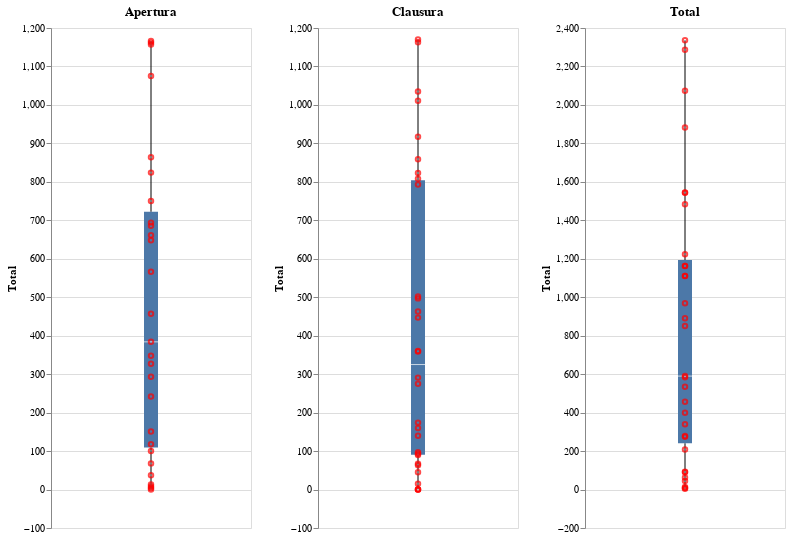

Notebook cell for this chart:
### Code cell
#6 minutos jugados en todo el anio

def boxplot4(data, titulo):
    a=-5
    if data['Total'].max()>1170:
        b=2400
    else:
        b=1200
    # Crear la selección para filtrar por jugador con un menú desplegable

    # Gráfico de puntos con el filtro
    points = alt.Chart(data).mark_point(size=20,color='red').encode(
        alt.Y('Total:Q',scale=alt.Scale(domain=[a,b])),
        tooltip=[alt.Tooltip('Jugador'), alt.Tooltip('Total:Q')],
    ).properties(
        width=200,
        height=500
    ).interactive()  # Hacer que el gráfico sea interactivo

    # Gráfico de boxplot
    boxplot = alt.Chart(data).mark_boxplot().encode(
        alt.Y('Total:Q'),
    ).properties(
        width=200,
        height=500,
        title=titulo
    )  

    # Combinar ambos gráficos
    combined_chart = boxplot + points
    return combined_chart

grafico_apertura=boxplot4(df_apertura,'Apertura')
grafico_clausura=boxplot4(df_clausura,'Clausura')
grafico_total=boxplot4(df_total,'Total')

grafico8=grafico_apertura|grafico_clausura|grafico_total
grafico8

### Figure 1 — Vega-Lite specification as saved in the notebook (floating-point values rounded to 4 significant figures)
{"config": {"view": {"continuousWidth": 300, "continuousHeight": 300}}, "hconcat": [{"layer": [{"mark": {"type": "boxplot"}, "encoding": {"y": {"field": "Total", "type": "quantitative"}}, "title": "Apertura"}, {"mark": {"type": "point", "color": "red", "size": 20}, "encoding": {"tooltip": [{"field": "Jugador", "type": "nominal"}, {"field": "Total", "type": "quantitative"}], "y": {"field": "Total", "scale": {"domain": [-5, 1200]}, "type": "quantitative"}}, "name": "view_152"}], "data": {"name": "data-d131bff7e78b2d79800f8a22041567b9"}, "height": 500, "width": 200}, {"layer": [{"mark": {"type": "boxplot"}, "encoding": {"y": {"field": "Total", "type": "quantitative"}}, "title": "Clausura"}, {"mark": {"type": "point", "color": "red", "size": 20}, "encoding": {"tooltip": [{"field": "Jugador", "type": "nominal"}, {"field": "Total", "type": "quantitative"}], "y": {"field": "Total", "scale": {"domain": [-5, 1200]}, "type": "quantitative"}}, "name": "view_153"}], "data": {"name": "data-e77d34a8c0882f6583f100184164716b"}, "height": 500, "width": 200}, {"layer": [{"mark": {"type": "boxplot"}, "encoding": {"y": {"field": "Total", "type": "quantitative"}}, "title": "Total"}, {"mark": {"type": "point", "color": "red", "size": 20}, "encoding": {"tooltip": [{"field": "Jugador", "type": "nominal"}, {"field": "Total", "type": "quantitative"}], "y": {"field": "Total", "scale": {"domain": [-5, 2400]}, "type": "quantitative"}}, "name": "view_154"}], "data": {"name": "data-ba1b63f317d4240dc65310931c223d73"}, "height": 500, "width": 200}], "params": [{"name": "param_179", "select": {"type": "interval", "encodings": ["x", "y"]}, "bind": "scales", "views": ["view_152"]}, {"name": "param_180", "select": {"type": "interval", "encodings": ["x", "y"]}, "bind": "scales", "views": ["view_153"]}, {"name": "param_181", "select": {"type": "interval", "encodings": ["x", "y"]}, "bind": "scales", "views": ["view_154"]}], "$schema": "https://vega.github.io/schema/vega-lite/v5.20.1.json", "datasets": {"data-d131bff7e78b2d79800f8a22041567b9": [{"Jugador": "Villalba. Jorge", "Partidos Jugados": 13, "Titular": 13, "Suplente": 0, "Sin ingresar": 0, "G + A": -13, "Goles": -13, "Asistencias": 0, "T.A": 2, "T.R": 0, "Minutos de titular": 1162, "Minutos de Suplente": 0, "Total": 1162, "Goles cada 90": -1.01, "Asistencias cada 90": 0.0, "G/A cada 90": -1.01, "Minutos x partido suplente": null}, {"Jugador": "Stuckrath. Leonel", "Partidos Jugados": 1, "Titular": 0, "Suplente": 1, "Sin ingresar": 12, "G + A": 0, "Goles": 0, "Asistencias": 0, "T.A": 0, "T.R": 0, "Minutos de titular": 0, "Minutos de Suplente": 8, "Total": 8, "Goles cada 90": 0.0, "Asistencias cada 90": 0.0, "G/A cada 90": 0.0, "Minutos x partido suplente": 8.0}, {"Jugador": "Gutman. Ivan", "Partidos Jugados": 9, "Titular": 8, "Suplente": 1, "Sin ingresar": 0, "G + A": 0, "Goles": 0, "Asistencias": 0, "T.A": 2, "T.R": 0, "Minutos de titular": 720, "Minutos de Suplente": 30, "Total": 750, "Goles cada 90": 0.0, "Asistencias cada 90": 0.0, "G/A cada 90": 0.0, "Minutos x partido suplente": 30.0}, {"Jugador": "Sucari. Santiago", "Partidos Jugados": 13, "Titular": 9, "Suplente": 4, "Sin ingresar": 0, "G + A": 0, "Goles": 0, "Asistencias": 0, "T.A": 4, "T.R": 0, "Minutos de titular": 748, "Minutos de Suplente": 116, "Total": 864, "Goles cada 90": 0.0, "Asistencias cada 90": 0.0, "G/A cada 90": 0.0, "Minutos x partido suplente": 29.0}, {"Jugador": "Cohen. Gaston", "Partidos Jugados": 12, "Titular": 12, "Suplente": 0, "Sin ingresar": 0, "G + A": 1, "Goles": 1, "Asistencias": 0, "T.A": 3, "T.R": 1, "Minutos de titular": 1075, "Minutos de Suplente": 0, "Total": 1075, "Goles cada 90": 0.08, "Asistencias cada 90": 0.0, "G/A cada 90": 0.08, "Minutos x partido suplente": null}, {"Jugador": "Belfiore. Matias", "Partidos Jugados": 1, "Titular": 0, "Suplente": 1, "Sin ingresar": 4, "G + A": 0, "Goles": 0, "Asistencias": 0, "T.A": 0, "T.R": 0, "Minutos de titular": 0, "Minutos de Suplente": 4, "Total": 4, "Goles cada 90": 0.0, "Asistencias cada 90": 0.0, "G/A cada 90": 0.0, "Minutos x partido suplente": 4.0}, {"Jugador": "Braun. Manuel", "Partidos Jugados": 10, "Titular": 9, "Suplente": 1, "Sin ingresar": 2, "G + A": 0, "Goles": 0, "Asistencias": 0, "T.A": 1, "T.R": 1, "Minutos de titular": 809, "Minutos de Suplente": 15, "Total": 824, "Goles cada 90": 0.0, "Asistencias cada 90": 0.0, "G/A cada 90": 0.0, "Minutos x partido suplente": 15.0}, {"Jugador": "Maleh. Joan", "Partidos Jugados": 4, "Titular": 1, "Suplente": 3, "Sin ingresar": 3, "G + A": 0, "Goles": 0, "Asistencias": 0, "T.A": 0, "T.R": 0, "Minutos de titular": 90, "Minutos de Suplente": 61, "Total": 151, "Goles cada 90": 0.0, "Asistencias cada 90": 0.0, "G/A cada 90": 0.0, "Minutos x partido suplente": 20.33}, {"Jugador": "Gauna. Tomas", "Partidos Jugados": 5, "Titular": 4, "Suplente": 1, "Sin ingresar": 2, "G + A": 1, "Goles": 1, "Asistencias": 0, "T.A": 2, "T.R": 0, "Minutos de titular": 237, "Minutos de Suplente": 5, "Total": 242, "Goles cada 90": 0.37, "Asistencias cada 90": 0.0, "G/A cada 90": 0.37, "Minutos x partido suplente": 5.0}, {"Jugador": "Schor. Diego", "Partidos Jugados": 9, "Titular": 9, "Suplente": 0, "Sin ingresar": 0, "G + A": 1, "Goles": 0, "Asistencias": 1, "T.A": 3, "T.R": 0, "Minutos de titular": 686, "Minutos de Suplente": 0, "Total": 686, "Goles cada 90": 0.0, "Asistencias cada 90": 0.13, "G/A cada 90": 0.13, "Minutos x partido suplente": null}, {"Jugador": "Yedlin. Julian", "Partidos Jugados": 0, "Titular": 0, "Suplente": 0, "Sin ingresar": 2, "G + A": 0, "Goles": 0, "Asistencias": 0, "T.A": 0, "T.R": 0, "Minutos de titular": 0, "Minutos de Suplente": 0, "Total": 0, "Goles cada 90": 0.0, "Asistencias cada 90": 0.0, "G/A cada 90": 0.0, "Minutos x partido suplente": null}, {"Jugador": "Saroka. Federico", "Partidos Jugados": 3, "Titular": 0, "Suplente": 3, "Sin ingresar": 2, "G + A": 0, "Goles": 0, "Asistencias": 0, "T.A": 1, "T.R": 0, "Minutos de titular": 0, "Minutos de Suplente": 100, "Total": 100, "Goles cada 90": 0.0, "Asistencias cada 90": 0.0, "G/A cada 90": 0.0, "Minutos x partido suplente": 33.33}, {"Jugador": "Tolcachier. Ian", "Partidos Jugados": 8, "Titular": 5, "Suplente": 3, "Sin ingresar": 3, "G + A": 0, "Goles": 0, "Asistencias": 0, "T.A": 1, "T.R": 0, "Minutos de titular": 344, "Minutos de Suplente": 40, "Total": 384, "Goles cada 90": 0.0, "Asistencias cada 90": 0.0, "G/A cada 90": 0.0, "Minutos x partido suplente": 13.33}, {"Jugador": "Zalcman. Manuel", "Partidos Jugados": 13, "Titular": 13, "Suplente": 0, "Sin ingresar": 0, "G + A": 0, "Goles": 0, "Asistencias": 0, "T.A": 4, "T.R": 0, "Minutos de titular": 1157, "Minutos de Suplente": 0, "Total": 1157, "Goles cada 90": 0.0, "Asistencias cada 90": 0.0, "G/A cada 90": 0.0, "Minutos x partido suplente": null}, {"Jugador": "Spolski. Jack", "Partidos Jugados": 1, "Titular": 0, "Suplente": 1, "Sin ingresar": 2, "G + A": 0, "Goles": 0, "Asistencias": 0, "T.A": 0, "T.R": 0, "Minutos de titular": 0, "Minutos de Suplente": 13, "Total": 13, "Goles cada 90": 0.0, "Asistencias cada 90": 0.0, "G/A cada 90": 0.0, "Minutos x partido suplente": 13.0}, {"Jugador": "Schvarzman. Hernan", "Partidos Jugados": 9, "Titular": 8, "Suplente": 1, "Sin ingresar": 2, "G + A": 2, "Goles": 1, "Asistencias": 1, "T.A": 0, "T.R": 0, "Minutos de titular": 619, "Minutos de Suplente": 29, "Total": 648, "Goles cada 90": 0.14, "Asistencias cada 90": 0.14, "G/A cada 90": 0.28, "Minutos x partido suplente": 29.0}, {"Jugador": "Lief. Mateo", "Partidos Jugados": 9, "Titular": 2, "Suplente": 7, "Sin ingresar": 1, "G + A": 0, "Goles": 0, "Asistencias": 0, "T.A": 1, "T.R": 0, "Minutos de titular": 142, "Minutos de Suplente": 151, "Total": 293, "Goles cada 90": 0.0, "Asistencias cada 90": 0.0, "G/A cada 90": 0.0, "Minutos x partido suplente": 21.57}, {"Jugador": "Mamed. Pedro", "Partidos Jugados": 5, "Titular": 1, "Suplente": 4, "Sin ingresar": 1, "G + A": 1, "Goles": 0, "Asistencias": 1, "T.A": 0, "T.R": 0, "Minutos de titular": 62, "Minutos de Suplente": 56, "Total": 118, "Goles cada 90": 0.0, "Asistencias cada 90": 0.76, "G/A cada 90": 0.76, "Minutos x partido suplente": 14.0}, {"Jugador": "Schmitt. Benjamin", "Partidos Jugados": 10, "Titular": 8, "Suplente": 2, "Sin ingresar": 0, "G + A": 2, "Goles": 2, "Asistencias": 0, "T.A": 2, "T.R": 0, "Minutos de titular": 598, "Minutos de Suplente": 63, "Total": 661, "Goles cada 90": 0.27, "Asistencias cada 90": 0.0, "G/A cada 90": 0.27, "Minutos x partido suplente": 31.5}, {"Jugador": "Suaya. Valentino", "Partidos Jugados": 12, "Titular": 7, "Suplente": 5, "Sin ingresar": 0, "G + A": 4, "Goles": 3, "Asistencias": 1, "T.A": 0, "T.R": 0, "Minutos de titular": 525, "Minutos de Suplente": 169, "Total": 694, "Goles cada 90": 0.41, "Asistencias cada 90": 0.14, "G/A cada 90": 0.54, "Minutos x partido suplente": 33.8}, {"Jugador": "Libenson. Andres", "Partidos Jugados": 9, "Titular": 8, "Suplente": 1, "Sin ingresar": 1, "G + A": 2, "Goles": 1, "Asistencias": 1, "T.A": 1, "T.R": 0, "Minutos de titular": 535, "Minutos de Suplente": 31, "Total": 566, "Goles cada 90": 0.16, "Asistencias cada 90": 0.16, "G/A cada 90": 0.32, "Minutos x partido suplente": 31.0}, {"Jugador": "Szvalb. Federico", "Partidos Jugados": 8, "Titular": 3, "Suplente": 5, "Sin ingresar": 0, "G + A": 2, "Goles": 0, "Asistencias": 2, "T.A": 1, "T.R": 1, "Minutos de titular": 224, "Minutos de Suplente": 103, "Total": 327, "Goles cada 90": 0.0, "Asistencias cada 90": 0.55, "G/A cada 90": 0.55, "Minutos x partido suplente": 20.6}, {"Jugador": "Regueira. Joaquin", "Partidos Jugados": 7, "Titular": 5, "Suplente": 2, "Sin ingresar": 0, "G + A": 1, "Goles": 0, "Asistencias": 1, "T.A": 1, "T.R": 0, "Minutos de titular": 387, "Minutos de Suplente": 70, "Total": 457, "Goles cada 90": 0.0, "Asistencias cada 90": 0.2, "G/A cada 90": 0.2, "Minutos x partido suplente": 35.0}, {"Jugador": "Salmun. Gonzalo", "Partidos Jugados": 4, "Titular": 0, "Suplente": 4, "Sin ingresar": 2, "G + A": 0, "Goles": 0, "Asistencias": 0, "T.A": 0, "T.R": 0, "Minutos de titular": 0, "Minutos de Suplente": 37, "Total": 37, "Goles cada 90": 0.0, "Asistencias cada 90": 0.0, "G/A cada 90": 0.0, "Minutos x partido suplente": 9.25}, {"Jugador": "Baldoma. Matias", "Partidos Jugados": 2, "Titular": 1, "Suplente": 1, "Sin ingresar": 0, "G + A": 0, "Goles": 0, "Asistencias": 0, "T.A": 1, "T.R": 0, "Minutos de titular": 45, "Minutos de Suplente": 23, "Total": 68, "Goles cada 90": 0.0, "Asistencias cada 90": 0.0, "G/A cada 90": 0.0, "Minutos x partido suplente": 23.0}, {"Jugador": "Rozic. Tomas", "Partidos Jugados": 13, "Titular": 13, "Suplente": 0, "Sin ingresar": 0, "G + A": 6, "Goles": 4, "Asistencias": 2, "T.A": 2, "T.R": 0, "Minutos de titular": 1166, "Minutos de Suplente": 0, "Total": 1166, "Goles cada 90": 0.31, "Asistencias cada 90": 0.15, "G/A cada 90": 0.46, "Minutos x partido suplente": null}, {"Jugador": "Brunfman. Ariel", "Partidos Jugados": 5, "Titular": 4, "Suplente": 1, "Sin ingresar": 0, "G + A": 4, "Goles": 2, "Asistencias": 2, "T.A": 2, "T.R": 0, "Minutos de titular": 337, "Minutos de Suplente": 11, "Total": 348, "Goles cada 90": 0.52, "Asistencias cada 90": 0.52, "G/A cada 90": 1.03, "Minutos x partido suplente": 11.0}], "data-e77d34a8c0882f6583f100184164716b": [{"Jugador": "Villalba. Jorge", "Partidos Jugados": 13, "Titular": 13, "Suplente": 0, "Sin ingresar": 0, "G + A": -9, "Goles": -9, "Asistencias": 0, "T.A": 0, "T.R": 0, "Minutos de titular": 1035, "Minutos de Suplente": 0, "Total": 1035, "Goles cada 90": -0.78, "Asistencias cada 90": 0.0, "G/A cada 90": -0.78, "Minutos x partido suplente": null}, {"Jugador": "Stuckrath. Leonel", "Partidos Jugados": 0, "Titular": 0, "Suplente": 0, "Sin ingresar": 9, "G + A": 0, "Goles": 0, "Asistencias": 0, "T.A": 0, "T.R": 0, "Minutos de titular": 0, "Minutos de Suplente": 0, "Total": 0, "Goles cada 90": 0.0, "Asistencias cada 90": 0.0, "G/A cada 90": 0.0, "Minutos x partido suplente": null}, {"Jugador": "Gutman. Ivan", "Partidos Jugados": 11, "Titular": 11, "Suplente": 0, "Sin ingresar": 0, "G + A": 1, "Goles": 0, "Asistencias": 1, "T.A": 4, "T.R": 0, "Minutos de titular": 793, "Minutos de Suplente": 0, "Total": 793, "Goles cada 90": 0.0, "Asistencias cada 90": 0.11, "G/A cada 90": 0.11, "Minutos x partido suplente": null}, {"Jugador": "Sucari. Santiago", "Partidos Jugados": 6, "Titular": 4, "Suplente": 2, "Sin ingresar": 4, "G + A": 0, "Goles": 0, "Asistencias": 0, "T.A": 1, "T.R": 0, "Minutos de titular": 287, "Minutos de Suplente": 72, "Total": 359, "Goles cada 90": 0.0, "Asistencias cada 90": 0.0, "G/A cada 90": 0.0, "Minutos x partido suplente": 36.0}, {"Jugador": "Bergman. Julian", "Partidos Jugados": 1, "Titular": 0, "Suplente": 1, "Sin ingresar": 3, "G + A": 0, "Goles": 0, "Asistencias": 0, "T.A": 0, "T.R": 0, "Minutos de titular": 0, "Minutos de Suplente": 45, "Total": 45, "Goles cada 90": 0.0, "Asistencias cada 90": 0.0, "G/A cada 90": 0.0, "Minutos x partido suplente": 45.0}, {"Jugador": "Cohen. Gaston", "Partidos Jugados": 9, "Titular": 9, "Suplente": 0, "Sin ingresar": 0, "G + A": 1, "Goles": 0, "Asistencias": 1, "T.A": 2, "T.R": 2, "Minutos de titular": 808, "Minutos de Suplente": 0, "Total": 808, "Goles cada 90": 0.0, "Asistencias cada 90": 0.11, "G/A cada 90": 0.11, "Minutos x partido suplente": null}, {"Jugador": "Belfiore. Matias", "Partidos Jugados": 0, "Titular": 0, "Suplente": 0, "Sin ingresar": 4, "G + A": 0, "Goles": 0, "Asistencias": 0, "T.A": 0, "T.R": 0, "Minutos de titular": 0, "Minutos de Suplente": 0, "Total": 0, "Goles cada 90": 0.0, "Asistencias cada 90": 0.0, "G/A cada 90": 0.0, "Minutos x partido suplente": null}, {"Jugador": "Braun. Manuel", "Partidos Jugados": 4, "Titular": 1, "Suplente": 3, "Sin ingresar": 5, "G + A": 0, "Goles": 0, "Asistencias": 0, "T.A": 0, "T.R": 0, "Minutos de titular": 0, "Minutos de Suplente": 67, "Total": 67, "Goles cada 90": 0.0, "Asistencias cada 90": 0.0, "G/A cada 90": 0.0, "Minutos x partido suplente": 22.33}, {"Jugador": "Maleh. Joan", "Partidos Jugados": 12, "Titular": 12, "Suplente": 0, "Sin ingresar": 0, "G + A": 0, "Goles": 0, "Asistencias": 0, "T.A": 3, "T.R": 1, "Minutos de titular": 1011, "Minutos de Suplente": 0, "Total": 1011, "Goles cada 90": 0.0, "Asistencias cada 90": 0.0, "G/A cada 90": 0.0, "Minutos x partido suplente": null}, {"Jugador": "Gauna. Tomas", "Partidos Jugados": 4, "Titular": 1, "Suplente": 3, "Sin ingresar": 5, "G + A": 0, "Goles": 0, "Asistencias": 0, "T.A": 1, "T.R": 0, "Minutos de titular": 59, "Minutos de Suplente": 38, "Total": 97, "Goles cada 90": 0.0, "Asistencias cada 90": 0.0, "G/A cada 90": 0.0, "Minutos x partido suplente": 12.67}, {"Jugador": "Schor. Diego", "Partidos Jugados": 12, "Titular": 11, "Suplente": 1, "Sin ingresar": 0, "G + A": 2, "Goles": 1, "Asistencias": 1, "T.A": 2, "T.R": 0, "Minutos de titular": 828, "Minutos de Suplente": 31, "Total": 859, "Goles cada 90": 0.12, "Asistencias cada 90": 0.12, "G/A cada 90": 0.23, "Minutos x partido suplente": 31.0}, {"Jugador": "Yedlin. Julian", "Partidos Jugados": 1, "Titular": 1, "Suplente": 0, "Sin ingresar": 0, "G + A": 0, "Goles": 0, "Asistencias": 0, "T.A": 0, "T.R": 0, "Minutos de titular": 63, "Minutos de Suplente": 0, "Total": 63, "Goles cada 90": 0.0, "Asistencias cada 90": 0.0, "G/A cada 90": 0.0, "Minutos x partido suplente": null}, {"Jugador": "Saroka. Federico", "Partidos Jugados": 4, "Titular": 2, "Suplente": 2, "Sin ingresar": 1, "G + A": 0, "Goles": 0, "Asistencias": 0, "T.A": 1, "T.R": 0, "Minutos de titular": 135, "Minutos de Suplente": 39, "Total": 174, "Goles cada 90": 0.0, "Asistencias cada 90": 0.0, "G/A cada 90": 0.0, "Minutos x partido suplente": 19.5}, {"Jugador": "Tolcachier. Ian", "Partidos Jugados": 2, "Titular": 0, "Suplente": 2, "Sin ingresar": 7, "G + A": 0, "Goles": 0, "Asistencias": 0, "T.A": 0, "T.R": 0, "Minutos de titular": 0, "Minutos de Suplente": 15, "Total": 15, "Goles cada 90": 0.0, "Asistencias cada 90": 0.0, "G/A cada 90": 0.0, "Minutos x partido suplente": 7.5}, {"Jugador": "Zalcman. Manuel", "Partidos Jugados": 11, "Titular": 11, "Suplente": 0, "Sin ingresar": 0, "G + A": 0, "Goles": 0, "Asistencias": 0, "T.A": 2, "T.R": 0, "Minutos de titular": 917, "Minutos de Suplente": 0, "Total": 917, "Goles cada 90": 0.0, "Asistencias cada 90": 0.0, "G/A cada 90": 0.0, "Minutos x partido suplente": null}, {"Jugador": "Spolski. Jack", "Partidos Jugados": 0, "Titular": 0, "Suplente": 0, "Sin ingresar": 0, "G + A": 0, "Goles": 0, "Asistencias": 0, "T.A": 0, "T.R": 0, "Minutos de titular": 0, "Minutos de Suplente": 0, "Total": 0, "Goles cada 90": 0.0, "Asistencias cada 90": 0.0, "G/A cada 90": 0.0, "Minutos x partido suplente": null}, {"Jugador": "Schvarzman. Hernan", "Partidos Jugados": 8, "Titular": 5, "Suplente": 3, "Sin ingresar": 5, "G + A": 1, "Goles": 0, "Asistencias": 1, "T.A": 0, "T.R": 0, "Minutos de titular": 396, "Minutos de Suplente": 67, "Total": 463, "Goles cada 90": 0.0, "Asistencias cada 90": 0.22, "G/A cada 90": 0.22, "Minutos x partido suplente": 22.33}, {"Jugador": "Lief. Mateo", "Partidos Jugados": 8, "Titular": 2, "Suplente": 6, "Sin ingresar": 0, "G + A": 1, "Goles": 0, "Asistencias": 1, "T.A": 0, "T.R": 0, "Minutos de titular": 120, "Minutos de Suplente": 171, "Total": 291, "Goles cada 90": 0.0, "Asistencias cada 90": 0.34, "G/A cada 90": 0.34, "Minutos x partido suplente": 28.5}, {"Jugador": "Mamed. Pedro", "Partidos Jugados": 3, "Titular": 2, "Suplente": 1, "Sin ingresar": 6, "G + A": 0, "Goles": 0, "Asistencias": 0, "T.A": 0, "T.R": 0, "Minutos de titular": 111, "Minutos de Suplente": 49, "Total": 160, "Goles cada 90": 0.0, "Asistencias cada 90": 0.0, "G/A cada 90": 0.0, "Minutos x partido suplente": 49.0}, {"Jugador": "Schmitt. Benjamin", "Partidos Jugados": 12, "Titular": 11, "Suplente": 1, "Sin ingresar": 1, "G + A": 1, "Goles": 0, "Asistencias": 1, "T.A": 0, "T.R": 0, "Minutos de titular": 778, "Minutos de Suplente": 45, "Total": 823, "Goles cada 90": 0.0, "Asistencias cada 90": 0.12, "G/A cada 90": 0.12, "Minutos x partido suplente": 45.0}, {"Jugador": "Suaya. Valentino", "Partidos Jugados": 6, "Titular": 2, "Suplente": 4, "Sin ingresar": 0, "G + A": 1, "Goles": 0, "Asistencias": 1, "T.A": 0, "T.R": 0, "Minutos de titular": 137, "Minutos de Suplente": 138, "Total": 275, "Goles cada 90": 0.0, "Asistencias cada 90": 0.33, "G/A cada 90": 0.33, "Minutos x partido suplente": 34.5}, {"Jugador": "Libenson. Andres", "Partidos Jugados": 9, "Titular": 5, "Suplente": 4, "Sin ingresar": 0, "G + A": 1, "Goles": 0, "Asistencias": 1, "T.A": 1, "T.R": 0, "Minutos de titular": 322, "Minutos de Suplente": 125, "Total": 447, "Goles cada 90": 0.0, "Asistencias cada 90": 0.2, "G/A cada 90": 0.2, "Minutos x partido suplente": 31.25}, {"Jugador": "Szvalb. Federico", "Partidos Jugados": 10, "Titular": 2, "Suplente": 9, "Sin ingresar": 3, "G + A": 0, "Goles": 0, "Asistencias": 0, "T.A": 0, "T.R": 0, "Minutos de titular": 122, "Minutos de Suplente": 238, "Total": 360, "Goles cada 90": 0.0, "Asistencias cada 90": 0.0, "G/A cada 90": 0.0, "Minutos x partido suplente": 26.44}, {"Jugador": "Salmun. Gonzalo", "Partidos Jugados": 11, "Titular": 5, "Suplente": 6, "Sin ingresar": 0, "G + A": 3, "Goles": 0, "Asistencias": 3, "T.A": 2, "T.R": 0, "Minutos de titular": 393, "Minutos de Suplente": 104, "Total": 497, "Goles cada 90": 0.0, "Asistencias cada 90": 0.55, "G/A cada 90": 0.55, "Minutos x partido suplente": 17.33}, {"Jugador": "Baldoma. Matias", "Partidos Jugados": 4, "Titular": 1, "Suplente": 3, "Sin ingresar": 1, "G + A": 3, "Goles": 2, "Asistencias": 1, "T.A": 1, "T.R": 1, "Minutos de titular": 59, "Minutos de Suplente": 81, "Total": 140, "Goles cada 90": 1.54, "Asistencias cada 90": 0.77, "G/A cada 90": 2.31, "Minutos x partido suplente": 27.0}, {"Jugador": "Rozic. Tomas", "Partidos Jugados": 13, "Titular": 13, "Suplente": 0, "Sin ingresar": 0, "G + A": 10, "Goles": 9, "Asistencias": 1, "T.A": 2, "T.R": 0, "Minutos de titular": 1170, "Minutos de Suplente": 0, "Total": 1170, "Goles cada 90": 0.75, "Asistencias cada 90": 0.08, "G/A cada 90": 0.83, "Minutos x partido suplente": null}, {"Jugador": "Brunfman. Ariel", "Partidos Jugados": 8, "Titular": 6, "Suplente": 2, "Sin ingresar": 0, "G + A": 4, "Goles": 3, "Asistencias": 1, "T.A": 5, "T.R": 0, "Minutos de titular": 444, "Minutos de Suplente": 58, "Total": 502, "Goles cada 90": 0.62, "Asistencias cada 90": 0.21, "G/A cada 90": 0.83, "Minutos x partido suplente": 29.0}, {"Jugador": "Mingolla. Naza", "Partidos Jugados": 13, "Titular": 13, "Suplente": 0, "Sin ingresar": 0, "G + A": 1, "Goles": 0, "Asistencias": 1, "T.A": 4, "T.R": 0, "Minutos de titular": 1163, "Minutos de Suplente": 0, "Total": 1163, "Goles cada 90": 0.0, "Asistencias cada 90": 0.08, "G/A cada 90": 0.08, "Minutos x partido suplente": null}, {"Jugador": "Mamed. Lukas", "Partidos Jugados": 5, "Titular": 0, "Suplente": 5, "Sin ingresar": 2, "G + A": 1, "Goles": 1, "Asistencias": 0, "T.A": 0, "T.R": 0, "Minutos de titular": 0, "Minutos de Suplente": 93, "Total": 93, "Goles cada 90": 0.97, "Asistencias cada 90": 0.0, "G/A cada 90": 0.97, "Minutos x partido suplente": 18.6}, {"Jugador": "Kilemnic. Dan", "Partidos Jugados": 1, "Titular": 1, "Suplente": 0, "Sin ingresar": 2, "G + A": 0, "Goles": 0, "Asistencias": 0, "T.A": 0, "T.R": 0, "Minutos de titular": 90, "Minutos de Suplente": 0, "Total": 90, "Goles cada 90": 0.0, "Asistencias cada 90": 0.0, "G/A cada 90": 0.0, "Minutos x partido suplente": null}], "data-ba1b63f317d4240dc65310931c223d73": [{"Jugador": "Villalba. Jorge", "Partidos Jugados": 26, "Titular": 26, "Suplente": 0, "Sin ingresar": 0, "G + A": -22, "Goles": -22, "Asistencias": 0, "T.A": 2, "T.R": 0, "Minutos de titular": 2287, "Minutos de Suplente": 0, "Total": 2287, "Goles cada 90": -0.87, "Asistencias cada 90": 0.0, "G/A cada 90": -0.87, "Edad": 21, "Posicion": "Arquero", "Minutos x partido suplente": null}, {"Jugador": "Stuckrath. Leonel", "Partidos Jugados": 1, "Titular": 0, "Suplente": 1, "Sin ingresar": 21, "G + A": 0, "Goles": 0, "Asistencias": 0, "T.A": 0, "T.R": 0, "Minutos de titular": 0, "Minutos de Suplente": 8, "Total": 8, "Goles cada 90": 0.0, "Asistencias cada 90": 0.0, "G/A cada 90": 0.0, "Edad": 22, "Posicion": "Arquero", "Minutos x partido suplente": 8.0}, {"Jugador": "Gutman. Ivan", "Partidos Jugados": 20, "Titular": 19, "Suplente": 1, "Sin ingresar": 0, "G + A": 1, "Goles": 0, "Asistencias": 1, "T.A": 6, "T.R": 0, "Minutos de titular": 1513, "Minutos de Suplente": 30, "Total": 1543, "Goles cada 90": 0.0, "Asistencias cada 90": 0.06, "G/A cada 90": 0.06, "Edad": 23, "Posicion": "Defensor", "Minutos x partido suplente": 30.0}, {"Jugador": "Sucari. Santiago", "Partidos Jugados": 19, "Titular": 13, "Suplente": 6, "Sin ingresar": 4, "G + A": 0, "Goles": 0, "Asistencias": 0, "T.A": 5, "T.R": 0, "Minutos de titular": 1035, "Minutos de Suplente": 188, "Total": 1223, "Goles cada 90": 0.0, "Asistencias cada 90": 0.0, "G/A cada 90": 0.0, "Edad": 25, "Posicion": "Defensor", "Minutos x partido suplente": 31.33}, {"Jugador": "Cohen. Gaston", "Partidos Jugados": 21, "Titular": 21, "Suplente": 0, "Sin ingresar": 0, "G + A": 2, "Goles": 1, "Asistencias": 1, "T.A": 5, "T.R": 3, "Minutos de titular": 1883, "Minutos de Suplente": 0, "Total": 1883, "Goles cada 90": 0.05, "Asistencias cada 90": 0.05, "G/A cada 90": 0.1, "Edad": 23, "Posicion": "Defensor", "Minutos x partido suplente": null}, {"Jugador": "Belfiore. Matias", "Partidos Jugados": 1, "Titular": 0, "Suplente": 1, "Sin ingresar": 8, "G + A": 0, "Goles": 0, "Asistencias": 0, "T.A": 0, "T.R": 0, "Minutos de titular": 0, "Minutos de Suplente": 4, "Total": 4, "Goles cada 90": 0.0, "Asistencias cada 90": 0.0, "G/A cada 90": 0.0, "Edad": 25, "Posicion": "Defensor", "Minutos x partido suplente": 4.0}, {"Jugador": "Braun. Manuel", "Partidos Jugados": 14, "Titular": 10, "Suplente": 4, "Sin ingresar": 7, "G + A": 0, "Goles": 0, "Asistencias": 0, "T.A": 1, "T.R": 1, "Minutos de titular": 809, "Minutos de Suplente": 82, "Total": 891, "Goles cada 90": 0.0, "Asistencias cada 90": 0.0, "G/A cada 90": 0.0, "Edad": 26, "Posicion": "Defensor", "Minutos x partido suplente": 20.5}, {"Jugador": "Maleh. Joan", "Partidos Jugados": 16, "Titular": 13, "Suplente": 3, "Sin ingresar": 3, "G + A": 0, "Goles": 0, "Asistencias": 0, "T.A": 3, "T.R": 1, "Minutos de titular": 1101, "Minutos de Suplente": 61, "Total": 1162, "Goles cada 90": 0.0, "Asistencias cada 90": 0.0, "G/A cada 90": 0.0, "Edad": 20, "Posicion": "Defensor", "Minutos x partido suplente": 20.33}, {"Jugador": "Gauna. Tomas", "Partidos Jugados": 9, "Titular": 5, "Suplente": 4, "Sin ingresar": 7, "G + A": 1, "Goles": 1, "Asistencias": 0, "T.A": 3, "T.R": 0, "Minutos de titular": 296, "Minutos de Suplente": 43, "Total": 339, "Goles cada 90": 0.27, "Asistencias cada 90": 0.0, "G/A cada 90": 0.27, "Edad": 23, "Posicion": "Defensor", "Minutos x partido suplente": 10.75}, {"Jugador": "Schor. Diego", "Partidos Jugados": 21, "Titular": 20, "Suplente": 1, "Sin ingresar": 0, "G + A": 3, "Goles": 1, "Asistencias": 2, "T.A": 5, "T.R": 0, "Minutos de titular": 1514, "Minutos de Suplente": 31, "Total": 1545, "Goles cada 90": 0.06, "Asistencias cada 90": 0.12, "G/A cada 90": 0.17, "Edad": 26, "Posicion": "Defensor", "Minutos x partido suplente": 31.0}, {"Jugador": "Yedlin. Julian", "Partidos Jugados": 1, "Titular": 1, "Suplente": 0, "Sin ingresar": 2, "G + A": 0, "Goles": 0, "Asistencias": 0, "T.A": 0, "T.R": 0, "Minutos de titular": 63, "Minutos de Suplente": 0, "Total": 63, "Goles cada 90": 0.0, "Asistencias cada 90": 0.0, "G/A cada 90": 0.0, "Edad": 24, "Posicion": "Mediocampista", "Minutos x partido suplente": null}, {"Jugador": "Saroka. Federico", "Partidos Jugados": 7, "Titular": 2, "Suplente": 5, "Sin ingresar": 3, "G + A": 0, "Goles": 0, "Asistencias": 0, "T.A": 2, "T.R": 0, "Minutos de titular": 135, "Minutos de Suplente": 139, "Total": 274, "Goles cada 90": 0.0, "Asistencias cada 90": 0.0, "G/A cada 90": 0.0, "Edad": 21, "Posicion": "Mediocampista", "Minutos x partido suplente": 27.8}, {"Jugador": "Tolcachier. Ian", "Partidos Jugados": 10, "Titular": 5, "Suplente": 5, "Sin ingresar": 10, "G + A": 0, "Goles": 0, "Asistencias": 0, "T.A": 1, "T.R": 0, "Minutos de titular": 344, "Minutos de Suplente": 55, "Total": 399, "Goles cada 90": 0.0, "Asistencias cada 90": 0.0, "G/A cada 90": 0.0, "Edad": 25, "Posicion": "Mediocampista", "Minutos x partido suplente": 11.0}, {"Jugador": "Zalcman. Manuel", "Partidos Jugados": 24, "Titular": 24, "Suplente": 0, "Sin ingresar": 0, "G + A": 0, "Goles": 0, "Asistencias": 0, "T.A": 6, "T.R": 0, "Minutos de titular": 2074, "Minutos de Suplente": 0, "Total": 2074, "Goles cada 90": 0.0, "Asistencias cada 90": 0.0, "G/A cada 90": 0.0, "Edad": 22, "Posicion": "Mediocampista", "Minutos x partido suplente": null}, {"Jugador": "Spolski. Jack", "Partidos Jugados": 1, "Titular": 0, "Suplente": 1, "Sin ingresar": 2, "G + A": 0, "Goles": 0, "Asistencias": 0, "T.A": 0, "T.R": 0, "Minutos de titular": 0, "Minutos de Suplente": 13, "Total": 13, "Goles cada 90": 0.0, "Asistencias cada 90": 0.0, "G/A cada 90": 0.0, "Edad": 24, "Posicion": "Mediocampista", "Minutos x partido suplente": 13.0}, {"Jugador": "Schvarzman. Hernan", "Partidos Jugados": 17, "Titular": 13, "Suplente": 4, "Sin ingresar": 7, "G + A": 3, "Goles": 1, "Asistencias": 2, "T.A": 0, "T.R": 0, "Minutos de titular": 1015, "Minutos de Suplente": 96, "Total": 1111, "Goles cada 90": 0.08, "Asistencias cada 90": 0.16, "G/A cada 90": 0.24, "Edad": 23, "Posicion": "Mediocampista", "Minutos x partido suplente": 24.0}, {"Jugador": "Lief. Mateo", "Partidos Jugados": 17, "Titular": 4, "Suplente": 13, "Sin ingresar": 1, "G + A": 1, "Goles": 0, "Asistencias": 1, "T.A": 1, "T.R": 0, "Minutos de titular": 262, "Minutos de Suplente": 322, "Total": 584, "Goles cada 90": 0.0, "Asistencias cada 90": 0.15, "G/A cada 90": 0.15, "Edad": 20, "Posicion": "Mediocampista", "Minutos x partido suplente": 24.77}, {"Jugador": "Mamed. Pedro", "Partidos Jugados": 8, "Titular": 3, "Suplente": 5, "Sin ingresar": 7, "G + A": 1, "Goles": 0, "Asistencias": 1, "T.A": 0, "T.R": 0, "Minutos de titular": 173, "Minutos de Suplente": 105, "Total": 278, "Goles cada 90": 0.0, "Asistencias cada 90": 0.32, "G/A cada 90": 0.32, "Edad": 19, "Posicion": "Mediocampista", "Minutos x partido suplente": 21.0}, {"Jugador": "Schmitt. Benjamin", "Partidos Jugados": 22, "Titular": 19, "Suplente": 3, "Sin ingresar": 1, "G + A": 3, "Goles": 2, "Asistencias": 1, "T.A": 2, "T.R": 0, "Minutos de titular": 1376, "Minutos de Suplente": 108, "Total": 1484, "Goles cada 90": 0.12, "Asistencias cada 90": 0.06, "G/A cada 90": 0.18, "Edad": 18, "Posicion": "Mediocampista", "Minutos x partido suplente": 36.0}, {"Jugador": "Suaya. Valentino", "Partidos Jugados": 18, "Titular": 9, "Suplente": 9, "Sin ingresar": 0, "G + A": 5, "Goles": 3, "Asistencias": 2, "T.A": 0, "T.R": 0, "Minutos de titular": 662, "Minutos de Suplente": 307, "Total": 969, "Goles cada 90": 0.28, "Asistencias cada 90": 0.19, "G/A cada 90": 0.46, "Edad": 18, "Posicion": "delantero", "Minutos x partido suplente": 34.11}, {"Jugador": "Libenson. Andres", "Partidos Jugados": 18, "Titular": 13, "Suplente": 5, "Sin ingresar": 1, "G + A": 3, "Goles": 1, "Asistencias": 2, "T.A": 2, "T.R": 0, "Minutos de titular": 922, "Minutos de Suplente": 188, "Total": 1110, "Goles cada 90": 0.08, "Asistencias cada 90": 0.16, "G/A cada 90": 0.24, "Edad": 25, "Posicion": "delantero", "Minutos x partido suplente": 37.6}, {"Jugador": "Szvalb. Federico", "Partidos Jugados": 18, "Titular": 4, "Suplente": 14, "Sin ingresar": 3, "G + A": 2, "Goles": 0, "Asistencias": 2, "T.A": 1, "T.R": 1, "Minutos de titular": 281, "Minutos de Suplente": 309, "Total": 590, "Goles cada 90": 0.0, "Asistencias cada 90": 0.31, "G/A cada 90": 0.31, "Edad": 22, "Posicion": "delantero", "Minutos x partido suplente": 22.07}, {"Jugador": "Regueira. Joaquin", "Partidos Jugados": 7, "Titular": 5, "Suplente": 2, "Sin ingresar": 0, "G + A": 1, "Goles": 0, "Asistencias": 1, "T.A": 1, "T.R": 0, "Minutos de titular": 387, "Minutos de Suplente": 70, "Total": 457, "Goles cada 90": 0.0, "Asistencias cada 90": 0.2, "G/A cada 90": 0.2, "Edad": 24, "Posicion": "delantero", "Minutos x partido suplente": 35.0}, {"Jugador": "Salmun. Gonzalo", "Partidos Jugados": 15, "Titular": 5, "Suplente": 10, "Sin ingresar": 2, "G + A": 3, "Goles": 0, "Asistencias": 3, "T.A": 2, "T.R": 0, "Minutos de titular": 393, "Minutos de Suplente": 141, "Total": 534, "Goles cada 90": 0.0, "Asistencias cada 90": 0.51, "G/A cada 90": 0.51, "Edad": 19, "Posicion": "delantero", "Minutos x partido suplente": 14.1}, {"Jugador": "Baldoma. Matias", "Partidos Jugados": 6, "Titular": 2, "Suplente": 4, "Sin ingresar": 1, "G + A": 3, "Goles": 2, "Asistencias": 1, "T.A": 2, "T.R": 1, "Minutos de titular": 104, "Minutos de Suplente": 104, "Total": 208, "Goles cada 90": 0.87, "Asistencias cada 90": 0.43, "G/A cada 90": 1.3, "Edad": 22, "Posicion": "delantero", "Minutos x partido suplente": 26.0}, {"Jugador": "Rozic. Tomas", "Partidos Jugados": 26, "Titular": 26, "Suplente": 0, "Sin ingresar": 0, "G + A": 16, "Goles": 13, "Asistencias": 3, "T.A": 4, "T.R": 0, "Minutos de titular": 2336, "Minutos de Suplente": 0, "Total": 2336, "Goles cada 90": 0.5, "Asistencias cada 90": 0.12, "G/A cada 90": 0.62, "Edad": 26, "Posicion": "delantero", "Minutos x partido suplente": null}, {"Jugador": "Brunfman. Ariel", "Partidos Jugados": 13, "Titular": 10, "Suplente": 3, "Sin ingresar": 0, "G + A": 8, "Goles": 5, "Asistencias": 3, "T.A": 7, "T.R": 0, "Minutos de titular": 781, "Minutos de Suplente": 69, "Total": 850, "Goles cada 90": 0.53, "Asistencias cada 90": 0.32, "G/A cada 90": 0.85, "Edad": 20, "Posicion": "delantero", "Minutos x partido suplente": 23.0}, {"Jugador": "Mingolla. Naza", "Partidos Jugados": 13, "Titular": 13, "Suplente": 0, "Sin ingresar": 0, "G + A": 1, "Goles": 0, "Asistencias": 1, "T.A": 4, "T.R": 0, "Minutos de titular": 1163, "Minutos de Suplente": 0, "Total": 1163, "Goles cada 90": 0.0, "Asistencias cada 90": 0.08, "G/A cada 90": 0.08, "Edad": 26, "Posicion": "Mediocampista", "Minutos x partido suplente": null}, {"Jugador": "Mamed. Lukas", "Partidos Jugados": 5, "Titular": 0, "Suplente": 5, "Sin ingresar": 2, "G + A": 1, "Goles": 1, "Asistencias": 0, "T.A": 0, "T.R": 0, "Minutos de titular": 0, "Minutos de Suplente": 93, "Total": 93, "Goles cada 90": 0.97, "Asistencias cada 90": 0.0, "G/A cada 90": 0.97, "Edad": 17, "Posicion": "delantero", "Minutos x partido suplente": 18.6}, {"Jugador": "Kilemnic. Dan", "Partidos Jugados": 1, "Titular": 1, "Suplente": 0, "Sin ingresar": 2, "G + A": 0, "Goles": 0, "Asistencias": 0, "T.A": 0, "T.R": 0, "Minutos de titular": 90, "Minutos de Suplente": 0, "Total": 90, "Goles cada 90": 0.0, "Asistencias cada 90": 0.0, "G/A cada 90": 0.0, "Edad": 22, "Posicion": "Defensor", "Minutos x partido suplente": null}, {"Jugador": "Bergman. Julian", "Partidos Jugados": 1, "Titular": 0, "Suplente": 1, "Sin ingresar": 3, "G + A": 0, "Goles": 0, "Asistencias": 0, "T.A": 0, "T.R": 0, "Minutos de titular": 0, "Minutos de Suplente": 45, "Total": 45, "Goles cada 90": 0.0, "Asistencias cada 90": 0.0, "G/A cada 90": 0.0, "Edad": 25, "Posicion": "Arquero", "Minutos x partido suplente": 45.0}]}}
